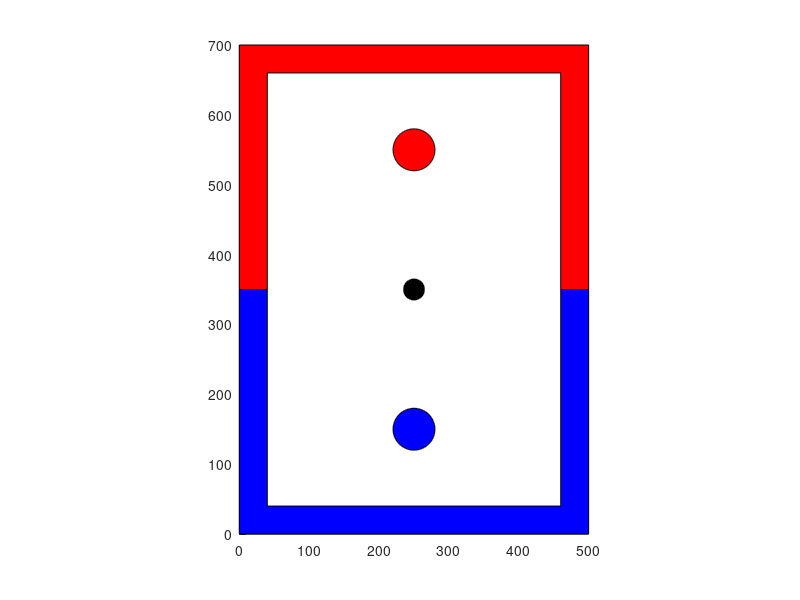

This chart was generated by the following MATLAB code: (Note: this script raises an error after producing the figure.)
% Nick Vessa - MECE 117- 12/5/2023
% Air Hockey?!?
% Yeah, air hockey!

clear, clc;

% init figure window
scrsize = get(0,'ScreenSize');
figPos = [30, 50, 500, 700];
fig1 = figure("Position", figPos, 'Color', [1,1,1], 'Toolbar', 'None', 'KeyPressFcn', @keyDownListener);

% define axis limits
xmax = 500;
xmin = 0;
ymax = 700;
ymin = 0;

% set up axes
axis manual % Disable automatic axis scaling
axis equal % Set axis aspect ratio to 1
axis([xmin, xmax, ymin, ymax]) % Set axis limits
axis on % Do not display axis or
hold on
% axes background in figure


% DEFINE CONSTANTS & GLOBAL VARIABLES
% X and Y for both blockers and the mousePos
global Xb1 Yb1 Xm Ym Xb2 Yb2 Xp Yp Xp2 Yp2 Vb1y Vb1x Vp1y Vp1x Vb1n Vb1s Vp1n Vp1s
global escapePressed
escapePressed = 0;
Xm = 0;
Ym = 0;

% create collision boolean :D
global didCollide
didCollide = false;


% DRAW SCREEN ELEMENTS
% Create blue side
XBW = 0;
YBW = 0;
blueShape = [0, 0, 40, 40, 460, 460, 500, 500, 0; ...
            0, 350, 350, 40, 40, 350, 350, 0, 0];
bluePatch = patch(blueShape(1,:)+XBW, blueShape(2,:)+YBW, 'b');

% Create red side 
XRW = 0;
YRW = 0;
redShape = [0, 500, 500, 460, 460, 40, 40, 0, 0; ...
            700, 700, 350, 350, 660, 660, 350, 350, 700];
redPatch = patch(redShape(1,:)+XRW, redShape(2,:)+YRW, 'r');

% create user blocker, puck, and "AI" blocker
% set initial conditions
Xb1 = 250;
Yb1 = 150;
Xb2 = 250;
Yb2 = 550;
Xp = 250;
Yp = 350;
Vb1x = 1;
Vb1y = 1;
Vb2x = 1;
Vp1y = .1;
Vp1x = 0;

% puck direction variable?
global puckDir
puckDir = -1;
redBlockDir = 1;

% create objects 
% set radii for puck and blockers
rb = 30;
rp = 15;
theta = linspace(0, 2*pi, 181);

% blue blocker
XB1 = rb*sin(theta);
YB1 = rb*cos(theta);
blueBlocker = patch(XB1+Xb1, YB1+Yb1, 'b');


% red blocker
XR1 = rb*sin(theta);
YR1 = rb*cos(theta);
redBlocker = patch(XR1+Xb2, YR1+Yb2, 'r');


% puck
global XP YP
XP = rp*sin(theta);
YP = rp*cos(theta);
puck = patch(XP+Xp, YP+Yp, 'k');


% MAIN GAME LOOP
while ~escapePressed

    % have puck move initially
    Yp = Yp + Vp1y*puckDir;
    Xp = Xp + Vp1x*puckDir;

    % round values for collisions?
    Yp_r = round(Yp, 0);
    Xp_r = round(Xp, 0);

    % move red blocker back and forth!?!
    Xb2 = Xb2 + Vb2x*redBlockDir;
    if Xb2 >= 400

        redBlockDir = -1;

    elseif Xb2 <= 100

        redBlockDir = 1;

    end

    set(redBlocker, 'XData', XR1+Xb2, 'YData', YR1+Yb2)
    set(puck, 'XData', XP+Xp, 'YData', YP+Yp)
    set(blueBlocker, 'XData', XB1+Xb1, 'YData', YB1+Yb1)
    fprintf("Xp is %f and Yp is %f\n", Xp_r, Yp_r)
    fprintf("Xb1 is %f and Yb1 is %f\n", Xb1, Yb1)
    pause(0.001)
    % trying to get collisions working :/
    if (Xp_r == Xb1) && (Yp_r == Yb1)

        disp('collision')
        calcPuckPos()

    elseif (Xp_r == Xb2) && (Yp_r == Yb2)

        disp('collision')
        calcPuckPos()

    end
    


end


% FUNCTIONS

function calcPuckPos()

    % adjusted so puck is 1/5 the "mass" of blocker
    mp = .2; 
    mb = 1; 

    rb = 30;
    rp = 15;

    global Xb1 Yb1 Xb2 Yb2 Xp Yp Xp2 Yp2 Vb1 Vb1y Vb1x Vp1 Vp1y Vp1x Vb1n Vb1s Vp1n Vp1s
    global Vp2s Vp2n Vb2s Vb2n puckDir
    global escapePressed puckPatch XP YP

    % calculate angle between blocker and puck
    th = -atan2(Yb1 - Yp, Xb1 - Xp);
    alpha = atan2(Vb1y, Vb1x);
    beta = atan2(Vp1y, Vp1x);

    % derive velocity from position?

    % define Vp1?
    Vp1 = sqrt(Vp1x^2 + Vp1y^2);
    Vb1 = sqrt(Vb1x^2 + Vb1y^2);

    % eliminate overlap prior to collision calculations
    Xp2 = Xb1 - (rp + rb) * cos(th);
    Yp2 = Yb1 + (rp + rb) * sin(th);

    % set to arbitrary values?
    Vb1n = Vb1 * cos(th + alpha);
    Vb1s = Vb1 * sin(th + alpha);

    Vp1n = Vp1 * cos(th + beta);
    Vp1s = Vp1 * sin(th + beta);

    Vp2s = Vp1s;
    Vb2s = Vb1s;

    P1n = mp * Vp1n + mb * Vb1n;
    % flip direction on collision
    if P1n < 0
        puckDir = 1;
    end
    KE1 = .5*mp*(Vp1^2) + .5*mb*(Vb1^2);

    a = (mp^2 + mp * mb)/mb;
    b = -(2*P1n*mp)/mb;
    c = ((P1n^2)/mb) + mp * Vp1s^2 + mb * Vb1s^2 - 2 * KE1;

    Vp2n = ((-b - sqrt(b^2-4*a*c))/2*a);

    % chose to omit blocker vel calcs
    % computing final speed of puck after collision

    Vp2 = sqrt(Vp2n^2 + Vp2s^2);
    beta2 = atan2(Vp2s, Vp2n) - th;

    Vp2x = Vp2*cos(beta2);
    Vp2y = Vp2*sin(beta2);

    Yp = Yp2 + Vp2y*puckDir;
    Xp = Xp2 + Vp2x*puckDir;

end


function keyDownListener(~, event)

    global KeyID escapePressed Xb1 Yb1
    KeyID = event.Key;
    
    switch KeyID

        case 'escape'
            escapePressed = 1;
        case 'uparrow'
            Yb1 = Yb1 + 1;
        case 'downarrow'
            Yb1 = Yb1 - 1;
        case 'leftarrow'
            Xb1 = Xb1 - 1;
        case 'rightarrow'
            Xb1 = Xb1 + 1;


    end


end
